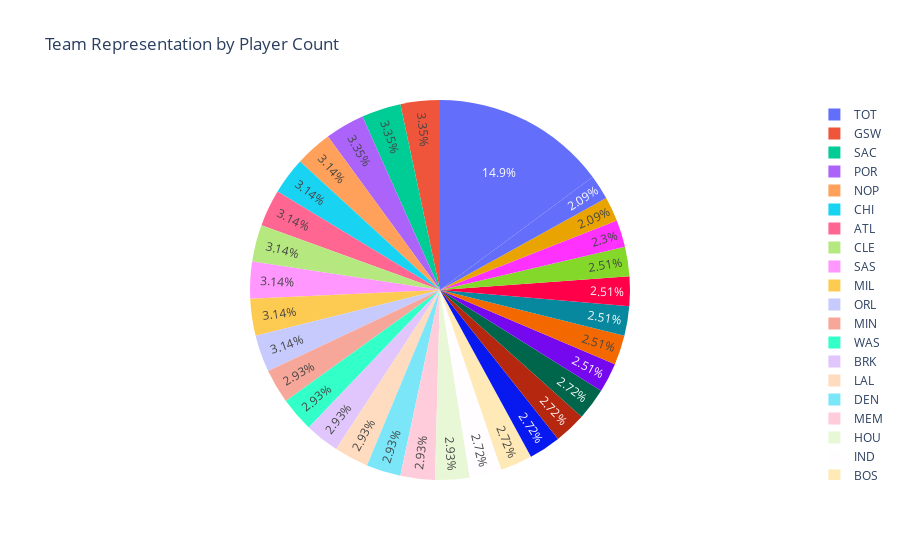

Here is the notebook cell this chart was saved with:
### Code cell
#este no le entendi
team_counts = SS['slugTeamBREF'].value_counts().reset_index()
team_counts.columns = ['slugTeamBREF', 'count']
fig = px.pie(team_counts, values='count', names='slugTeamBREF', 
             title='Team Representation by Player Count')
fig.show()

### Figure 1 — Plotly figure (JSON) as saved in the notebook; plotly's stock layout.template omitted (floating-point values rounded to 4 significant figures)
{"data": [{"domain": {"x": [0, 1], "y": [0, 1]}, "hovertemplate": "slugTeamBREF=%{label}<br>count=%{value}<extra></extra>", "labels": ["TOT", "GSW", "SAC", "POR", "NOP", "CHI", "ATL", "CLE", "SAS", "MIL", "ORL", "MIN", "WAS", "BRK", "LAL", "DEN", "MEM", "HOU", "IND", "BOS", "DAL", "MIA", "LAC", "OKC", "UTA", "DET", "PHI", "CHO", "PHO", "NYK", "TOR"], "legendgroup": "", "name": "", "showlegend": true, "type": "pie", "values": [71, 16, 16, 16, 15, 15, 15, 15, 15, 15, 15, 14, 14, 14, 14, 14, 14, 14, 13, 13, 13, 13, 13, 12, 12, 12, 12, 12, 11, 10, 10]}], "layout": {"legend": {"tracegroupgap": 0}, "title": {"text": "Team Representation by Player Count"}}}
